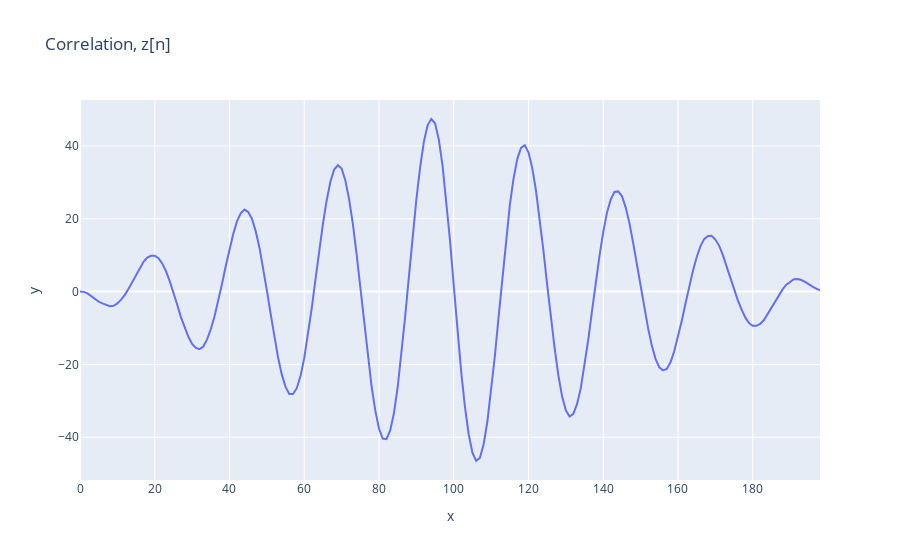

The notebook cell this image was saved under:
### Markdown cell above
Correlation `corr` is equivalent to the $z[n]$ in the paper.

$z[n] = \sum_{n=n_0}^{n_0+M-1} y[n]\cos(\omega_0(n-n_0))$

This is equivalent to cross-correlation, as we are multiplying a signal $y[n]$ with another shifting signal $\cos(\omega_0(n-n_0))$

This should be equivalent to Fig. 6 and Fig. 7 in paper.

### Code cell
fig = px.line(x=corr_t, y=corr, title="Correlation, z[n]")
fig.show()

### Figure 1 — Plotly figure (JSON) as saved in the notebook; plotly's stock layout.template omitted (floating-point values rounded to 4 significant figures; data arrays with more than 128 entries replaced by an {"elided": "..."} marker saying what was removed)
{"data": [{"hovertemplate": "x=%{x}<br>y=%{y}<extra></extra>", "legendgroup": "", "line": {"color": "#636efa", "dash": "solid"}, "marker": {"symbol": "circle"}, "mode": "lines", "name": "", "orientation": "v", "showlegend": false, "type": "scatter", "x": {"elided": "199 int values"}, "xaxis": "x", "y": {"elided": "199 float values"}, "yaxis": "y"}], "layout": {"autosize": true, "legend": {"tracegroupgap": 0}, "title": {"text": "Correlation, z[n]"}, "xaxis": {"anchor": "y", "autorange": true, "domain": [0, 1], "range": [0, 198], "title": {"text": "x"}, "type": "linear"}, "yaxis": {"anchor": "x", "autorange": true, "domain": [0, 1], "range": [-51.75, 52.59], "title": {"text": "y"}, "type": "linear"}}}
